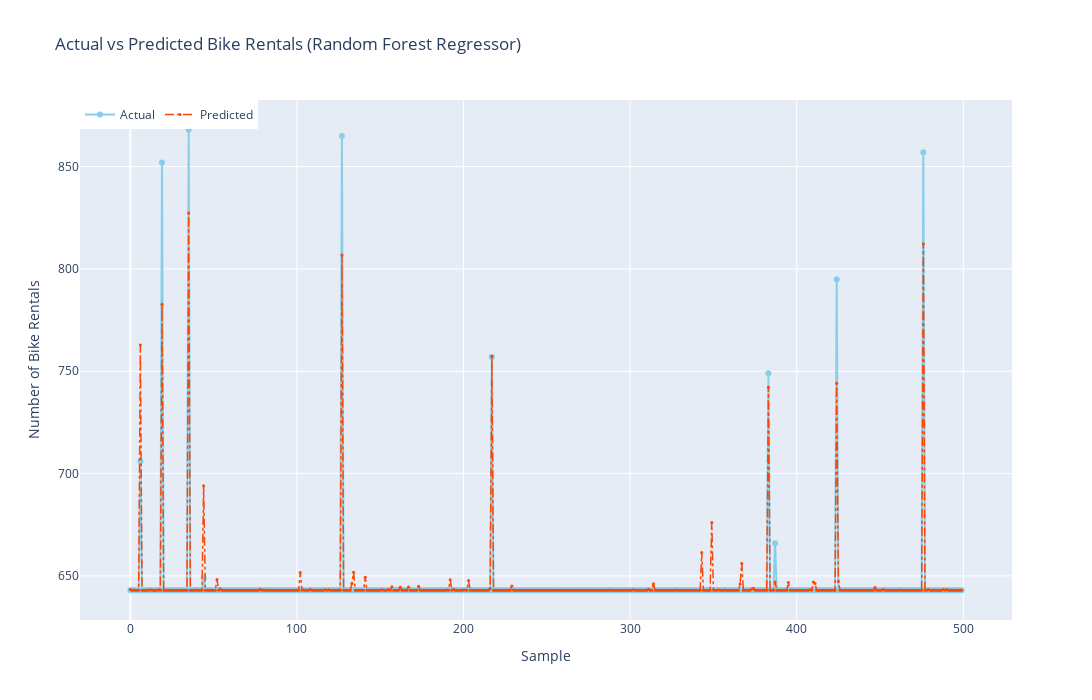

Source (notebook cell):
### Markdown cell above
### ATTEMPT 1:

```
reduced_param_grid = {
    'n_estimators': [100, 200],
    'max_depth': [None, 20],
    'min_samples_split': [2, 5],
    'min_samples_leaf': [1, 2]
}
```

| Metric | Train   | Validation | Test    |
|--------|---------|------------|---------|
| MAE    | 0.9872  | 1.7541     | 1.6608  |
| MSE    | 36.3590 | 125.3670   | 112.5398|
| R2     | 0.9298  | 0.7494     | 0.7690  |

* MAE -> the error is too low in train but a bit bigger in validation and test suggesting overfitting
* MSE -> The overfitting is more clear
* R2 -> It performs worse in unseen data

### ATTEMPT 2:

```
reduced_param_grid = {
    'n_estimators': [300, 500],
    'max_depth': [4,5,6],
    'min_samples_split': [2, 5, 10],
    'min_samples_leaf': [2, 4, 6],
    'max_features': ['sqrt', 'log2'],
}
```

| Metric | Train    | Validation | Test    |
|--------|----------|------------|---------|
| MAE    | 4.0496   | 4.1308     | 3.9414  |
| MSE    | 260.1930 | 271.2116   | 273.0711|
| R2     | 0.4976   | 0.4579     | 0.4396  |


* We have reduced the overfitting. However, the results are worse.

### ATTEMPT 3:

```
reduced_param_grid = {
    'n_estimators': [500],
    'max_depth': [10, 12],
    'min_samples_split': [2, 5, 10],
    'min_samples_leaf': [1, 2, 3],
    'max_features': ['sqrt', 'log2'],
}
```

| Metric | Train    | Validation | Test    |
|--------|----------|------------|---------|
| MAE    | 1.7801   | 2.9746     | 2.7659  |
| MSE    | 59.2387  | 167.5455   | 174.0075|
| R2     | 0.8856   | 0.6651     | 0.6429  |


* The more we increase max_depth, the more overfitting we have.

### Code cell
plot_predictions(500, 'Random Forest Regressor', pred_test_rf)

### Figure 1 — Plotly figure (JSON) as saved in the notebook; plotly's stock layout.template omitted (floating-point values rounded to 4 significant figures; data arrays with more than 128 entries replaced by an {"elided": "..."} marker saying what was removed)
{"data": [{"line": {"color": "skyblue"}, "marker": {"size": 6}, "mode": "lines+markers", "name": "Actual", "type": "scatter", "x": {"elided": "500 int values"}, "y": {"elided": "500 int values"}}, {"line": {"color": "orangered", "dash": "dashdot", "width": 1.5}, "marker": {"size": 3}, "mode": "lines+markers", "name": "Predicted", "type": "scatter", "x": {"elided": "500 int values"}, "y": {"elided": "500 float values"}}], "layout": {"height": 700, "legend": {"orientation": "h", "traceorder": "normal", "x": 0, "y": 1}, "showlegend": true, "title": {"text": "Actual vs Predicted Bike Rentals (Random Forest Regressor)"}, "width": 1200, "xaxis": {"title": {"text": "Sample"}}, "yaxis": {"title": {"text": "Number of Bike Rentals"}}}}
